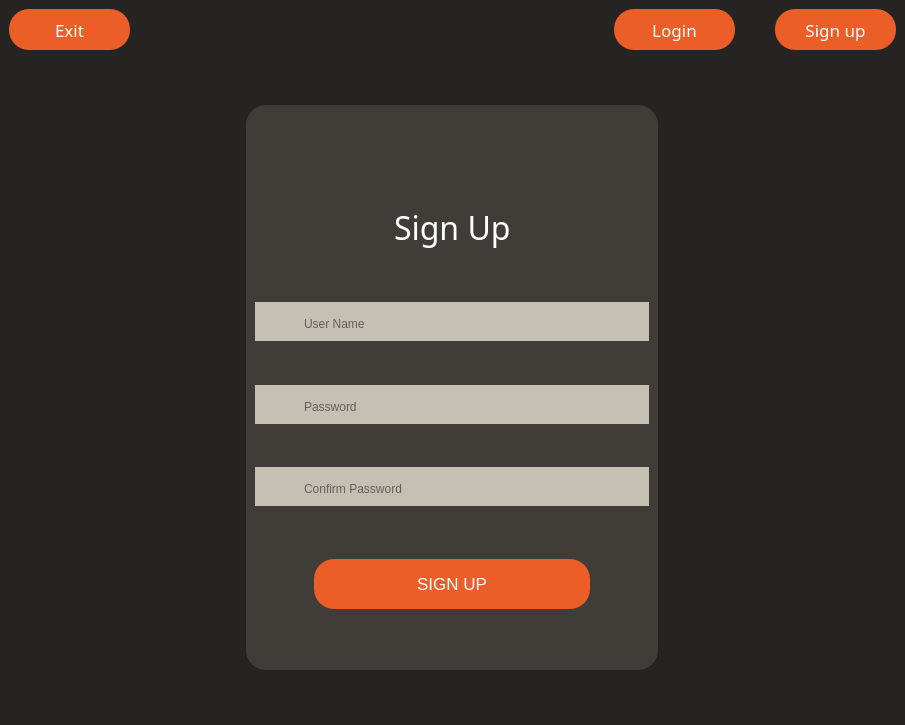
<?xml version="1.0" encoding="UTF-8"?>
<ui version="4.0">
 <class>Form</class>
 <widget class="QWidget" name="Form">
  <property name="geometry">
   <rect>
    <x>0</x>
    <y>0</y>
    <width>905</width>
    <height>725</height>
   </rect>
  </property>
  <property name="minimumSize">
   <size>
    <width>905</width>
    <height>725</height>
   </size>
  </property>
  <property name="maximumSize">
   <size>
    <width>905</width>
    <height>725</height>
   </size>
  </property>
  <property name="windowTitle">
   <string>Form</string>
  </property>
  <property name="styleSheet">
   <string notr="true">#Form{
background-color:rgb(37, 36, 34);
}</string>
  </property>
  <layout class="QGridLayout" name="gridLayout">
   <property name="leftMargin">
    <number>9</number>
   </property>
   <property name="topMargin">
    <number>9</number>
   </property>
   <property name="rightMargin">
    <number>9</number>
   </property>
   <property name="bottomMargin">
    <number>0</number>
   </property>
   <property name="spacing">
    <number>0</number>
   </property>
   <item row="0" column="0">
    <layout class="QHBoxLayout" name="horizontalLayout">
     <item>
      <widget class="QPushButton" name="exitButton">
       <property name="minimumSize">
        <size>
         <width>121</width>
         <height>41</height>
        </size>
       </property>
       <property name="maximumSize">
        <size>
         <width>121</width>
         <height>41</height>
        </size>
       </property>
       <property name="font">
        <font>
         <family>Segoe UI Variable Display Semib</family>
         <pointsize>13</pointsize>
        </font>
       </property>
       <property name="styleSheet">
        <string notr="true">QPushButton{
background-color: #EB5E28;
color:white;
border-radius:20px;
}

QPushButton:hover{
background-color: rgb(255, 100, 43);
}

QPushButton:pressed{
background-color:rgb(208, 81, 35);
}</string>
       </property>
       <property name="text">
        <string>Exit</string>
       </property>
      </widget>
     </item>
     <item>
      <spacer name="horizontalSpacer">
       <property name="orientation">
        <enum>Qt::Horizontal</enum>
       </property>
       <property name="sizeHint" stdset="0">
        <size>
         <width>40</width>
         <height>20</height>
        </size>
       </property>
      </spacer>
     </item>
     <item>
      <widget class="QPushButton" name="loginSwitchButton">
       <property name="minimumSize">
        <size>
         <width>121</width>
         <height>41</height>
        </size>
       </property>
       <property name="maximumSize">
        <size>
         <width>121</width>
         <height>41</height>
        </size>
       </property>
       <property name="font">
        <font>
         <family>Segoe UI Variable Display Semib</family>
         <pointsize>13</pointsize>
        </font>
       </property>
       <property name="styleSheet">
        <string notr="true">QPushButton{
background-color: #EB5E28;
color:white;
border-radius:20px;
}

QPushButton:hover{
background-color: rgb(255, 100, 43);
}

QPushButton:pressed{
background-color:rgb(208, 81, 35);
}</string>
       </property>
       <property name="text">
        <string>Login</string>
       </property>
      </widget>
     </item>
     <item>
      <spacer name="horizontalSpacer_2">
       <property name="orientation">
        <enum>Qt::Horizontal</enum>
       </property>
       <property name="sizeType">
        <enum>QSizePolicy::Minimum</enum>
       </property>
       <property name="sizeHint" stdset="0">
        <size>
         <width>40</width>
         <height>20</height>
        </size>
       </property>
      </spacer>
     </item>
     <item>
      <widget class="QPushButton" name="signupSwitchButton">
       <property name="minimumSize">
        <size>
         <width>121</width>
         <height>41</height>
        </size>
       </property>
       <property name="maximumSize">
        <size>
         <width>121</width>
         <height>41</height>
        </size>
       </property>
       <property name="font">
        <font>
         <family>Segoe UI Variable Display Semib</family>
         <pointsize>13</pointsize>
        </font>
       </property>
       <property name="styleSheet">
        <string notr="true">QPushButton{
background-color: #EB5E28;
color:white;
border-radius:20px;
}

QPushButton:hover{
background-color: rgb(255, 100, 43);
}

QPushButton:pressed{
background-color:rgb(208, 81, 35);
}</string>
       </property>
       <property name="text">
        <string>Sign up</string>
       </property>
      </widget>
     </item>
    </layout>
   </item>
   <item row="1" column="0">
    <widget class="QStackedWidget" name="stackedWidget">
     <property name="currentIndex">
      <number>1</number>
     </property>
     <widget class="QWidget" name="page">
      <layout class="QGridLayout" name="gridLayout_2">
       <item row="0" column="0">
        <widget class="QWidget" name="widget_3" native="true">
         <property name="minimumSize">
          <size>
           <width>412</width>
           <height>565</height>
          </size>
         </property>
         <property name="maximumSize">
          <size>
           <width>412</width>
           <height>565</height>
          </size>
         </property>
         <property name="styleSheet">
          <string notr="true">background:#403D39;
border-radius: 20px;</string>
         </property>
         <layout class="QVBoxLayout" name="verticalLayout">
          <property name="spacing">
           <number>0</number>
          </property>
          <item>
           <spacer name="verticalSpacer_4">
            <property name="orientation">
             <enum>Qt::Vertical</enum>
            </property>
            <property name="sizeHint" stdset="0">
             <size>
              <width>20</width>
              <height>40</height>
             </size>
            </property>
           </spacer>
          </item>
          <item>
           <widget class="QFrame" name="frame_7">
            <property name="maximumSize">
             <size>
              <width>16777215</width>
              <height>200</height>
             </size>
            </property>
            <property name="frameShape">
             <enum>QFrame::StyledPanel</enum>
            </property>
            <property name="frameShadow">
             <enum>QFrame::Raised</enum>
            </property>
            <layout class="QHBoxLayout" name="horizontalLayout_2">
             <item>
              <spacer name="horizontalSpacer_6">
               <property name="orientation">
                <enum>Qt::Horizontal</enum>
               </property>
               <property name="sizeHint" stdset="0">
                <size>
                 <width>81</width>
                 <height>20</height>
                </size>
               </property>
              </spacer>
             </item>
             <item>
              <widget class="QLabel" name="label_8">
               <property name="maximumSize">
                <size>
                 <width>160</width>
                 <height>149</height>
                </size>
               </property>
               <property name="text">
                <string/>
               </property>
               <property name="pixmap">
                <pixmap resource="../resources/resource.qrc">:/img/logo2.png</pixmap>
               </property>
               <property name="scaledContents">
                <bool>true</bool>
               </property>
              </widget>
             </item>
             <item>
              <spacer name="horizontalSpacer_7">
               <property name="orientation">
                <enum>Qt::Horizontal</enum>
               </property>
               <property name="sizeHint" stdset="0">
                <size>
                 <width>81</width>
                 <height>20</height>
                </size>
               </property>
              </spacer>
             </item>
            </layout>
           </widget>
          </item>
          <item>
           <widget class="QFrame" name="frame_10">
            <property name="frameShape">
             <enum>QFrame::StyledPanel</enum>
            </property>
            <property name="frameShadow">
             <enum>QFrame::Raised</enum>
            </property>
            <layout class="QHBoxLayout" name="horizontalLayout_3">
             <item>
              <spacer name="horizontalSpacer_8">
               <property name="orientation">
                <enum>Qt::Horizontal</enum>
               </property>
               <property name="sizeHint" stdset="0">
                <size>
                 <width>45</width>
                 <height>20</height>
                </size>
               </property>
              </spacer>
             </item>
             <item>
              <widget class="QLabel" name="label_7">
               <property name="maximumSize">
                <size>
                 <width>276</width>
                 <height>191</height>
                </size>
               </property>
               <property name="styleSheet">
                <string notr="true">font: 24pt &quot;Kdam Thmor Pro&quot; ;
color:rgb(255, 255, 255);
</string>
               </property>
               <property name="text">
                <string>Welcome Back</string>
               </property>
              </widget>
             </item>
             <item>
              <spacer name="horizontalSpacer_9">
               <property name="orientation">
                <enum>Qt::Horizontal</enum>
               </property>
               <property name="sizeHint" stdset="0">
                <size>
                 <width>44</width>
                 <height>20</height>
                </size>
               </property>
              </spacer>
             </item>
            </layout>
           </widget>
          </item>
          <item>
           <spacer name="verticalSpacer_8">
            <property name="orientation">
             <enum>Qt::Vertical</enum>
            </property>
            <property name="sizeType">
             <enum>QSizePolicy::Maximum</enum>
            </property>
            <property name="sizeHint" stdset="0">
             <size>
              <width>20</width>
              <height>40</height>
             </size>
            </property>
           </spacer>
          </item>
          <item alignment="Qt::AlignHCenter">
           <widget class="QFrame" name="frame_9">
            <property name="minimumSize">
             <size>
              <width>374</width>
              <height>0</height>
             </size>
            </property>
            <property name="maximumSize">
             <size>
              <width>374</width>
              <height>50</height>
             </size>
            </property>
            <property name="styleSheet">
             <string notr="true">  background-color:rgb(198, 191, 180); </string>
            </property>
            <property name="frameShape">
             <enum>QFrame::StyledPanel</enum>
            </property>
            <property name="frameShadow">
             <enum>QFrame::Raised</enum>
            </property>
            <layout class="QHBoxLayout" name="horizontalLayout_10">
             <property name="spacing">
              <number>4</number>
             </property>
             <item>
              <widget class="QPushButton" name="pushButton_12">
               <property name="text">
                <string/>
               </property>
               <property name="icon">
                <iconset resource="../resources/resource.qrc">
                 <normaloff>:/img/profile.png</normaloff>:/img/profile.png</iconset>
               </property>
               <property name="iconSize">
                <size>
                 <width>30</width>
                 <height>30</height>
                </size>
               </property>
              </widget>
             </item>
             <item>
              <widget class="QLineEdit" name="userNameLoginInput">
               <property name="font">
                <font>
                 <family>Kdam Thmor Pro</family>
                 <pointsize>11</pointsize>
                 <italic>false</italic>
                 <bold>false</bold>
                </font>
               </property>
               <property name="styleSheet">
                <string notr="true">background-color:rgb(198, 191, 180);
font: 11pt &quot;Kdam Thmor Pro&quot;;margin-top:5px</string>
               </property>
               <property name="placeholderText">
                <string>User Name</string>
               </property>
              </widget>
             </item>
            </layout>
           </widget>
          </item>
          <item>
           <spacer name="verticalSpacer">
            <property name="orientation">
             <enum>Qt::Vertical</enum>
            </property>
            <property name="sizeType">
             <enum>QSizePolicy::Fixed</enum>
            </property>
            <property name="sizeHint" stdset="0">
             <size>
              <width>20</width>
              <height>20</height>
             </size>
            </property>
           </spacer>
          </item>
          <item alignment="Qt::AlignHCenter">
           <widget class="QFrame" name="frame_8">
            <property name="minimumSize">
             <size>
              <width>374</width>
              <height>0</height>
             </size>
            </property>
            <property name="maximumSize">
             <size>
              <width>374</width>
              <height>50</height>
             </size>
            </property>
            <property name="styleSheet">
             <string notr="true">  background-color:rgb(198, 191, 180); </string>
            </property>
            <property name="frameShape">
             <enum>QFrame::StyledPanel</enum>
            </property>
            <property name="frameShadow">
             <enum>QFrame::Raised</enum>
            </property>
            <layout class="QHBoxLayout" name="horizontalLayout_6">
             <item>
              <widget class="QPushButton" name="pushButton_11">
               <property name="text">
                <string/>
               </property>
               <property name="icon">
                <iconset resource="../resources/resource.qrc">
                 <normaloff>:/img/password.png</normaloff>:/img/password.png</iconset>
               </property>
               <property name="iconSize">
                <size>
                 <width>30</width>
                 <height>30</height>
                </size>
               </property>
              </widget>
             </item>
             <item>
              <widget class="QLineEdit" name="passwordLoginInput">
               <property name="styleSheet">
                <string notr="true">background-color:rgb(198, 191, 180);
font: 11pt &quot;Kdam Thmor Pro&quot;;margin-top:5px</string>
               </property>
               <property name="echoMode">
                <enum>QLineEdit::Password</enum>
               </property>
               <property name="placeholderText">
                <string>Password</string>
               </property>
              </widget>
             </item>
             <item>
              <widget class="QPushButton" name="showPassword">
               <property name="styleSheet">
                <string notr="true">QPushButton:pressed{
icon:url(:/img/output-onlinepngtools (1).png);
}</string>
               </property>
               <property name="text">
                <string/>
               </property>
               <property name="icon">
                <iconset resource="../resources/resource.qrc">
                 <normaloff>:/img/output-onlinepngtools.png</normaloff>:/img/output-onlinepngtools.png</iconset>
               </property>
               <property name="iconSize">
                <size>
                 <width>25</width>
                 <height>25</height>
                </size>
               </property>
               <property name="checkable">
                <bool>true</bool>
               </property>
              </widget>
             </item>
            </layout>
           </widget>
          </item>
          <item>
           <spacer name="verticalSpacer_11">
            <property name="orientation">
             <enum>Qt::Vertical</enum>
            </property>
            <property name="sizeType">
             <enum>QSizePolicy::Maximum</enum>
            </property>
            <property name="sizeHint" stdset="0">
             <size>
              <width>20</width>
              <height>40</height>
             </size>
            </property>
           </spacer>
          </item>
          <item>
           <widget class="QCheckBox" name="rememberMe">
            <property name="font">
             <font>
              <family>Kdam Thmor Pro 13</family>
              <pointsize>10</pointsize>
              <italic>false</italic>
              <bold>false</bold>
             </font>
            </property>
            <property name="cursor">
             <cursorShape>PointingHandCursor</cursorShape>
            </property>
            <property name="styleSheet">
             <string notr="true">QCheckBox{
font: 10pt &quot;Kdam Thmor Pro&quot; bold;
margin-top:5px;
margin-left:20px;
color: white;
}

QCheckBox::indicator {
    width: 20px;
    height: 20px;
    background-color: gray;
    border-radius: 10px;
    border-style: solid;
    border-width: 1px;
    border-color: white white black black;
}
QCheckBox::indicator:checked {
    background-color: qradialgradient(spread:pad, 
                            cx:0.5,
                            cy:0.5,
                            radius:0.9,
                            fx:0.5,
                            fy:0.5,
                            stop:0 rgba(0, 255, 0, 255), 
                            stop:1 rgba(0, 64, 0, 255));
}
QCheckBox:checked, QCheckBox::indicator:checked {
    border-color: black black white white;
}

</string>
            </property>
            <property name="text">
             <string>Remember Me</string>
            </property>
           </widget>
          </item>
          <item>
           <spacer name="verticalSpacer_2">
            <property name="orientation">
             <enum>Qt::Vertical</enum>
            </property>
            <property name="sizeType">
             <enum>QSizePolicy::Expanding</enum>
            </property>
            <property name="sizeHint" stdset="0">
             <size>
              <width>20</width>
              <height>20</height>
             </size>
            </property>
           </spacer>
          </item>
          <item>
           <widget class="QFrame" name="frame_11">
            <property name="frameShape">
             <enum>QFrame::StyledPanel</enum>
            </property>
            <property name="frameShadow">
             <enum>QFrame::Raised</enum>
            </property>
            <layout class="QHBoxLayout" name="horizontalLayout_8">
             <item>
              <spacer name="horizontalSpacer_10">
               <property name="orientation">
                <enum>Qt::Horizontal</enum>
               </property>
               <property name="sizeType">
                <enum>QSizePolicy::Fixed</enum>
               </property>
               <property name="sizeHint" stdset="0">
                <size>
                 <width>20</width>
                 <height>20</height>
                </size>
               </property>
              </spacer>
             </item>
             <item>
              <widget class="QPushButton" name="loginButton">
               <property name="minimumSize">
                <size>
                 <width>0</width>
                 <height>50</height>
                </size>
               </property>
               <property name="maximumSize">
                <size>
                 <width>300</width>
                 <height>50</height>
                </size>
               </property>
               <property name="font">
                <font>
                 <pointsize>13</pointsize>
                </font>
               </property>
               <property name="styleSheet">
                <string notr="true">QPushButton{
background-color: #EB5E28;
color:white;
border-radius:20px;
}

QPushButton:hover{
background-color: rgb(255, 100, 43);
}

QPushButton:pressed{
background-color:rgb(208, 81, 35);
}</string>
               </property>
               <property name="text">
                <string>LOG IN</string>
               </property>
               <property name="shortcut">
                <string>Return</string>
               </property>
              </widget>
             </item>
             <item>
              <spacer name="horizontalSpacer_11">
               <property name="orientation">
                <enum>Qt::Horizontal</enum>
               </property>
               <property name="sizeType">
                <enum>QSizePolicy::Fixed</enum>
               </property>
               <property name="sizeHint" stdset="0">
                <size>
                 <width>20</width>
                 <height>20</height>
                </size>
               </property>
              </spacer>
             </item>
            </layout>
           </widget>
          </item>
          <item>
           <spacer name="horizontalSpacer_17">
            <property name="orientation">
             <enum>Qt::Vertical</enum>
            </property>
            <property name="sizeType">
             <enum>QSizePolicy::Maximum</enum>
            </property>
            <property name="sizeHint" stdset="0">
             <size>
              <width>20</width>
              <height>29</height>
             </size>
            </property>
           </spacer>
          </item>
         </layout>
        </widget>
       </item>
      </layout>
     </widget>
     <widget class="QWidget" name="page_2">
      <layout class="QGridLayout" name="gridLayout_3">
       <item row="0" column="0">
        <widget class="QWidget" name="widget_2" native="true">
         <property name="minimumSize">
          <size>
           <width>341</width>
           <height>527</height>
          </size>
         </property>
         <property name="maximumSize">
          <size>
           <width>412</width>
           <height>565</height>
          </size>
         </property>
         <property name="sizeIncrement">
          <size>
           <width>412</width>
           <height>565</height>
          </size>
         </property>
         <property name="styleSheet">
          <string notr="true">background:#403D39;
border-radius: 20px;</string>
         </property>
         <layout class="QVBoxLayout" name="verticalLayout_4">
          <property name="spacing">
           <number>0</number>
          </property>
          <item>
           <spacer name="verticalSpacer_9">
            <property name="orientation">
             <enum>Qt::Vertical</enum>
            </property>
            <property name="sizeHint" stdset="0">
             <size>
              <width>20</width>
              <height>40</height>
             </size>
            </property>
           </spacer>
          </item>
          <item>
           <widget class="QFrame" name="frame_12">
            <property name="maximumSize">
             <size>
              <width>16777215</width>
              <height>200</height>
             </size>
            </property>
            <property name="frameShape">
             <enum>QFrame::StyledPanel</enum>
            </property>
            <property name="frameShadow">
             <enum>QFrame::Raised</enum>
            </property>
            <layout class="QHBoxLayout" name="horizontalLayout_11">
             <item>
              <spacer name="horizontalSpacer_12">
               <property name="orientation">
                <enum>Qt::Horizontal</enum>
               </property>
               <property name="sizeHint" stdset="0">
                <size>
                 <width>81</width>
                 <height>20</height>
                </size>
               </property>
              </spacer>
             </item>
             <item>
              <widget class="QLabel" name="label_9">
               <property name="maximumSize">
                <size>
                 <width>160</width>
                 <height>149</height>
                </size>
               </property>
               <property name="text">
                <string/>
               </property>
               <property name="pixmap">
                <pixmap resource="../resources/resource.qrc">:/img/logo2.png</pixmap>
               </property>
               <property name="scaledContents">
                <bool>true</bool>
               </property>
              </widget>
             </item>
             <item>
              <spacer name="horizontalSpacer_13">
               <property name="orientation">
                <enum>Qt::Horizontal</enum>
               </property>
               <property name="sizeHint" stdset="0">
                <size>
                 <width>81</width>
                 <height>20</height>
                </size>
               </property>
              </spacer>
             </item>
            </layout>
           </widget>
          </item>
          <item>
           <widget class="QFrame" name="frame_13">
            <property name="frameShape">
             <enum>QFrame::StyledPanel</enum>
            </property>
            <property name="frameShadow">
             <enum>QFrame::Raised</enum>
            </property>
            <layout class="QHBoxLayout" name="horizontalLayout_13">
             <item>
              <spacer name="horizontalSpacer_14">
               <property name="orientation">
                <enum>Qt::Horizontal</enum>
               </property>
               <property name="sizeHint" stdset="0">
                <size>
                 <width>40</width>
                 <height>20</height>
                </size>
               </property>
              </spacer>
             </item>
             <item>
              <widget class="QLabel" name="label_6">
               <property name="maximumSize">
                <size>
                 <width>177</width>
                 <height>191</height>
                </size>
               </property>
               <property name="font">
                <font>
                 <family>Kdam Thmor Pro</family>
                 <pointsize>24</pointsize>
                 <italic>false</italic>
                 <bold>false</bold>
                </font>
               </property>
               <property name="styleSheet">
                <string notr="true">font: 24pt &quot;Kdam Thmor Pro&quot; ;
color:rgb(255, 255, 255);
</string>
               </property>
               <property name="text">
                <string>Sign Up</string>
               </property>
              </widget>
             </item>
             <item>
              <spacer name="horizontalSpacer_15">
               <property name="orientation">
                <enum>Qt::Horizontal</enum>
               </property>
               <property name="sizeHint" stdset="0">
                <size>
                 <width>40</width>
                 <height>20</height>
                </size>
               </property>
              </spacer>
             </item>
            </layout>
           </widget>
          </item>
          <item>
           <spacer name="verticalSpacer_3">
            <property name="orientation">
             <enum>Qt::Vertical</enum>
            </property>
            <property name="sizeHint" stdset="0">
             <size>
              <width>20</width>
              <height>40</height>
             </size>
            </property>
           </spacer>
          </item>
          <item>
           <widget class="QFrame" name="frame_3">
            <property name="maximumSize">
             <size>
              <width>16777215</width>
              <height>50</height>
             </size>
            </property>
            <property name="styleSheet">
             <string notr="true">  background-color:rgb(198, 191, 180); </string>
            </property>
            <property name="frameShape">
             <enum>QFrame::StyledPanel</enum>
            </property>
            <property name="frameShadow">
             <enum>QFrame::Raised</enum>
            </property>
            <layout class="QHBoxLayout" name="horizontalLayout_4">
             <item>
              <widget class="QPushButton" name="pushButton_6">
               <property name="text">
                <string/>
               </property>
               <property name="icon">
                <iconset resource="../resources/resource.qrc">
                 <normaloff>:/img/profile.png</normaloff>:/img/profile.png</iconset>
               </property>
               <property name="iconSize">
                <size>
                 <width>30</width>
                 <height>30</height>
                </size>
               </property>
              </widget>
             </item>
             <item>
              <widget class="QLineEdit" name="userNameSignUpInput">
               <property name="styleSheet">
                <string notr="true">background-color:rgb(198, 191, 180);
font: 11pt &quot;Kdam Thmor Pro&quot;;
margin-top:5px;</string>
               </property>
               <property name="placeholderText">
                <string>User Name</string>
               </property>
              </widget>
             </item>
            </layout>
           </widget>
          </item>
          <item>
           <spacer name="verticalSpacer_5">
            <property name="orientation">
             <enum>Qt::Vertical</enum>
            </property>
            <property name="sizeHint" stdset="0">
             <size>
              <width>20</width>
              <height>40</height>
             </size>
            </property>
           </spacer>
          </item>
          <item>
           <widget class="QFrame" name="frame_6">
            <property name="maximumSize">
             <size>
              <width>16777215</width>
              <height>50</height>
             </size>
            </property>
            <property name="styleSheet">
             <string notr="true">  background-color:rgb(198, 191, 180); </string>
            </property>
            <property name="frameShape">
             <enum>QFrame::StyledPanel</enum>
            </property>
            <property name="frameShadow">
             <enum>QFrame::Raised</enum>
            </property>
            <layout class="QHBoxLayout" name="horizontalLayout_7">
             <item>
              <widget class="QPushButton" name="pushButton_9">
               <property name="text">
                <string/>
               </property>
               <property name="icon">
                <iconset resource="../resources/resource.qrc">
                 <normaloff>:/img/password.png</normaloff>:/img/password.png</iconset>
               </property>
               <property name="iconSize">
                <size>
                 <width>30</width>
                 <height>30</height>
                </size>
               </property>
              </widget>
             </item>
             <item>
              <widget class="QLineEdit" name="passwordSignUpInput">
               <property name="styleSheet">
                <string notr="true">background-color:rgb(198, 191, 180);
font: 11pt &quot;Kdam Thmor Pro&quot;;
margin-top:5px;</string>
               </property>
               <property name="echoMode">
                <enum>QLineEdit::Password</enum>
               </property>
               <property name="placeholderText">
                <string>Password</string>
               </property>
              </widget>
             </item>
             <item>
              <widget class="QPushButton" name="showPassword_2">
               <property name="styleSheet">
                <string notr="true">QPushButton:pressed{
icon:url(:/img/output-onlinepngtools (1).png);
}</string>
               </property>
               <property name="text">
                <string/>
               </property>
               <property name="icon">
                <iconset resource="../resources/resource.qrc">
                 <normaloff>:/img/output-onlinepngtools.png</normaloff>:/img/output-onlinepngtools.png</iconset>
               </property>
               <property name="iconSize">
                <size>
                 <width>25</width>
                 <height>25</height>
                </size>
               </property>
               <property name="checkable">
                <bool>true</bool>
               </property>
              </widget>
             </item>
            </layout>
           </widget>
          </item>
          <item>
           <spacer name="verticalSpacer_7">
            <property name="orientation">
             <enum>Qt::Vertical</enum>
            </property>
            <property name="sizeHint" stdset="0">
             <size>
              <width>20</width>
              <height>40</height>
             </size>
            </property>
           </spacer>
          </item>
          <item>
           <widget class="QFrame" name="frame_4">
            <property name="maximumSize">
             <size>
              <width>16777215</width>
              <height>50</height>
             </size>
            </property>
            <property name="styleSheet">
             <string notr="true">  background-color:rgb(198, 191, 180); </string>
            </property>
            <property name="frameShape">
             <enum>QFrame::StyledPanel</enum>
            </property>
            <property name="frameShadow">
             <enum>QFrame::Raised</enum>
            </property>
            <layout class="QHBoxLayout" name="horizontalLayout_5">
             <item>
              <widget class="QPushButton" name="pushButton_7">
               <property name="text">
                <string/>
               </property>
               <property name="icon">
                <iconset resource="../resources/resource.qrc">
                 <normaloff>:/img/password.png</normaloff>:/img/password.png</iconset>
               </property>
               <property name="iconSize">
                <size>
                 <width>30</width>
                 <height>30</height>
                </size>
               </property>
              </widget>
             </item>
             <item>
              <widget class="QLineEdit" name="confirmPasswordSignUpInput">
               <property name="styleSheet">
                <string notr="true">background-color:rgb(198, 191, 180);
font: 11pt &quot;Kdam Thmor Pro&quot;;
margin-top:5px;</string>
               </property>
               <property name="echoMode">
                <enum>QLineEdit::Password</enum>
               </property>
               <property name="placeholderText">
                <string>Confirm Password</string>
               </property>
              </widget>
             </item>
             <item>
              <widget class="QPushButton" name="showPassword_3">
               <property name="styleSheet">
                <string notr="true">QPushButton:pressed{
icon:url(:/img/output-onlinepngtools (1).png);
}</string>
               </property>
               <property name="text">
                <string/>
               </property>
               <property name="icon">
                <iconset resource="../resources/resource.qrc">
                 <normaloff>:/img/output-onlinepngtools.png</normaloff>:/img/output-onlinepngtools.png</iconset>
               </property>
               <property name="iconSize">
                <size>
                 <width>25</width>
                 <height>25</height>
                </size>
               </property>
               <property name="checkable">
                <bool>true</bool>
               </property>
              </widget>
             </item>
            </layout>
           </widget>
          </item>
          <item>
           <spacer name="verticalSpacer_10">
            <property name="orientation">
             <enum>Qt::Vertical</enum>
            </property>
            <property name="sizeHint" stdset="0">
             <size>
              <width>20</width>
              <height>40</height>
             </size>
            </property>
           </spacer>
          </item>
          <item>
           <widget class="QFrame" name="frame_14">
            <property name="frameShape">
             <enum>QFrame::StyledPanel</enum>
            </property>
            <property name="frameShadow">
             <enum>QFrame::Raised</enum>
            </property>
            <layout class="QHBoxLayout" name="horizontalLayout_14">
             <item>
              <spacer name="horizontalSpacer_16">
               <property name="orientation">
                <enum>Qt::Horizontal</enum>
               </property>
               <property name="sizeType">
                <enum>QSizePolicy::Fixed</enum>
               </property>
               <property name="sizeHint" stdset="0">
                <size>
                 <width>50</width>
                 <height>20</height>
                </size>
               </property>
              </spacer>
             </item>
             <item>
              <widget class="QPushButton" name="signUpButton">
               <property name="minimumSize">
                <size>
                 <width>0</width>
                 <height>50</height>
                </size>
               </property>
               <property name="maximumSize">
                <size>
                 <width>300</width>
                 <height>50</height>
                </size>
               </property>
               <property name="sizeIncrement">
                <size>
                 <width>0</width>
                 <height>0</height>
                </size>
               </property>
               <property name="baseSize">
                <size>
                 <width>0</width>
                 <height>0</height>
                </size>
               </property>
               <property name="font">
                <font>
                 <pointsize>13</pointsize>
                </font>
               </property>
               <property name="styleSheet">
                <string notr="true">QPushButton{
background-color: #EB5E28;
color:white;
border-radius:20px;
}

QPushButton:hover{
background-color: rgb(255, 100, 43);
}

QPushButton:pressed{
background-color:rgb(208, 81, 35);
}</string>
               </property>
               <property name="text">
                <string>SIGN UP</string>
               </property>
               <property name="shortcut">
                <string>Return</string>
               </property>
              </widget>
             </item>
             <item>
              <spacer name="horizontalSpacer_18">
               <property name="orientation">
                <enum>Qt::Horizontal</enum>
               </property>
               <property name="sizeType">
                <enum>QSizePolicy::Fixed</enum>
               </property>
               <property name="sizeHint" stdset="0">
                <size>
                 <width>50</width>
                 <height>20</height>
                </size>
               </property>
              </spacer>
             </item>
            </layout>
           </widget>
          </item>
          <item>
           <spacer name="verticalSpacer_6">
            <property name="orientation">
             <enum>Qt::Vertical</enum>
            </property>
            <property name="sizeHint" stdset="0">
             <size>
              <width>20</width>
              <height>0</height>
             </size>
            </property>
           </spacer>
          </item>
         </layout>
        </widget>
       </item>
      </layout>
     </widget>
    </widget>
   </item>
  </layout>
 </widget>
 <resources>
  <include location="../resources/resource.qrc"/>
 </resources>
 <connections>
  <connection>
   <sender>exitButton</sender>
   <signal>pressed()</signal>
   <receiver>Form</receiver>
   <slot>close()</slot>
   <hints>
    <hint type="sourcelabel">
     <x>53</x>
     <y>33</y>
    </hint>
    <hint type="destinationlabel">
     <x>-21</x>
     <y>197</y>
    </hint>
   </hints>
  </connection>
 </connections>
</ui>
